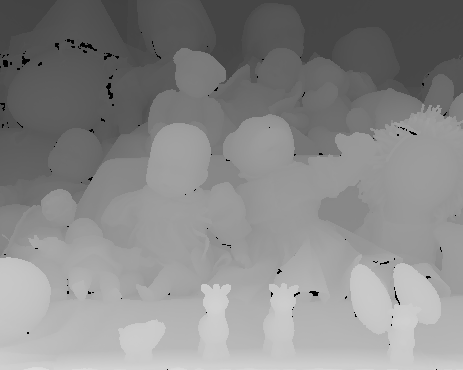
%> input picture lab5_3d/Images/ground.png, 463 x 370 px
$ octave ex2.m   (GNU Octave 9; MATLAB toolbox functions it lacks are replaced by stand-ins)
%> lines starting %> are read from the running program, lines starting %| are printed output that depends on the picture; in (x1, y1, x2, y2) boxes, pixels count from 0 and x2, y2 are one past the last pixel; in counts of white or black regions, pixels touching at a corner belong together; the program's own positions count from 1
### lab5_3d/Matlab/DepthCompute.m
function [ DepthMap] = DepthCompute (disp, B, f )
    disp(disp == 0) = 1;
    DepthMap = f*B./disp;
end

### lab5_3d/Matlab/ex2.m
im = imread('../Images/ground.png');
%> im is the input picture: size 370x463 uint8; min 0, max 221, mean 137
im2 = imread('../Images/view1.png');
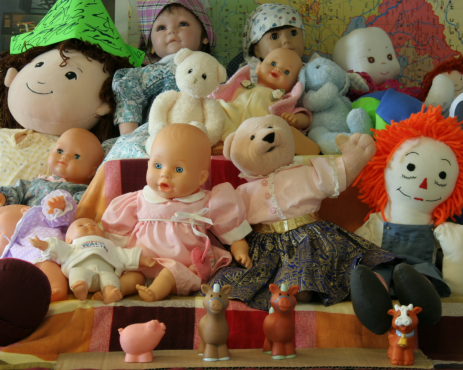
%> input picture lab5_3d/Images/view1.png, 463 x 370 px
%> im2 is the input picture: size 370x463x3 uint8; mean R, G, B 120.9, 98.7, 73

%%Convert the disperity map into a depth map
depthMap = 255 - DepthCompute(im,30,600);
%> in DepthCompute, `disp(disp == 0) = 1;`: disp: size 370x463 uint8; 0.4% of pixels changed, all inside (x1, y1, x2, y2) = (0, 32, 456, 370)
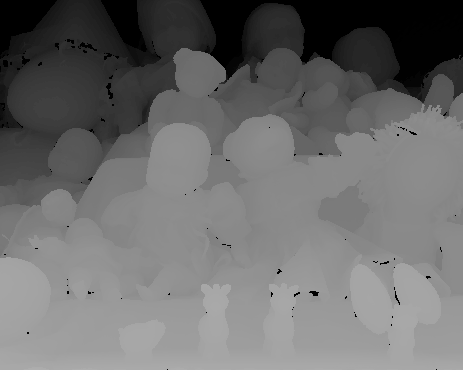
%> depthMap: size 370x463 uint8; min 0, max 174, mean 108.3
subplot(2,2,1);
imshow(depthMap);
title('Original depthmap');

%%Plot the image in 3d with the previously created depthmap. Applying a
%%medianfilter to remove noise for a better result.
subplot(2,2,2);
warp(medfilt2(depthMap,[9 9]),im2);
%> (this line was passed over: warp is not available in this run)
rotate3d on
title('3d plot based on depthmap');

%Plot the histogram of the depthmap.
subplot(2,2,3);
imhist(depthMap);
title('Histogram of depthmap');
%Descretizing the depthmap into three depths and assigning each of them a
%color depending on distance.

subplot(2,2,4);

[rows, cols] = size(depthMap);
%> rows = 370; cols = 463
depthMapColor = uint8(zeros(rows,cols,3));

threshold_1 = 66;
threshold_2 = 117;

depthMapTemp = zeros(rows, cols);
depthMapTemp(depthMap <  threshold_1) = 255;
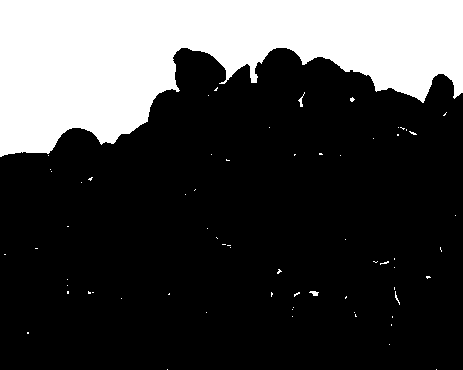
%> depthMapTemp: size 370x463 double; 25.7% white; 67 white regions (63 under 20 px), largest, box (x1, y1, x2, y2) and area: (0, 0, 463, 157) 43658, (298, 92, 305, 107) 32, (309, 291, 319, 296) 32, (395, 291, 400, 305) 21
depthMapColor(:,:,3) = depthMapTemp;

depthMapTemp = zeros(rows, cols);
depthMapTemp(depthMap >= threshold_1 & depthMap < threshold_2) = 255;
%> depthMapTemp: size 370x463 double; 14.4% white; 5 white regions (4 under 20 px), largest, box (x1, y1, x2, y2) and area: (0, 48, 463, 215) 24618
depthMapColor(:,:,2) = depthMapTemp;
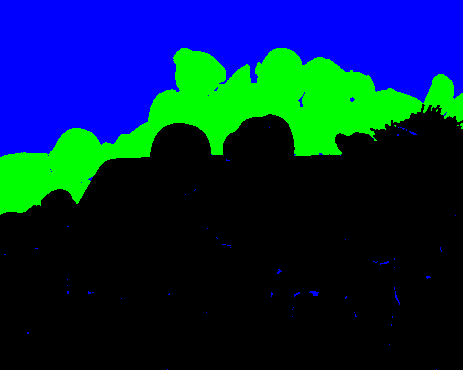
%> depthMapColor: size 370x463x3 uint8; mean R, G, B 0, 36.7, 65.5

depthMapTemp = zeros(rows, cols);
depthMapTemp(depthMap >= threshold_2) = 255;
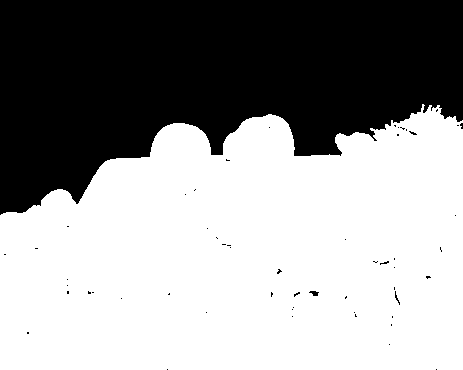
%> depthMapTemp: size 370x463 double; 59.9% white; 56 black regions (53 under 20 px), largest, box (x1, y1, x2, y2) and area: (0, 0, 463, 215) 68366, (309, 291, 319, 296) 32, (395, 291, 400, 305) 21
depthMapColor(:,:,1) = depthMapTemp;
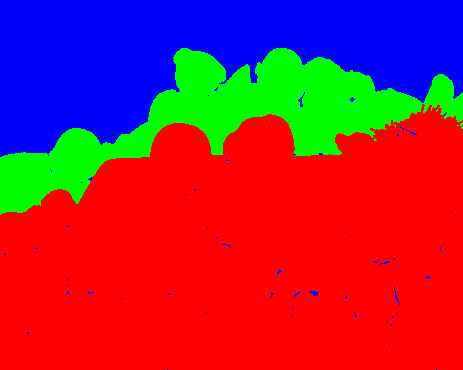
%> depthMapColor: size 370x463x3 uint8; mean R, G, B 152.9, 36.7, 65.5

imshow(depthMapColor);
title('Quantized depthmap');
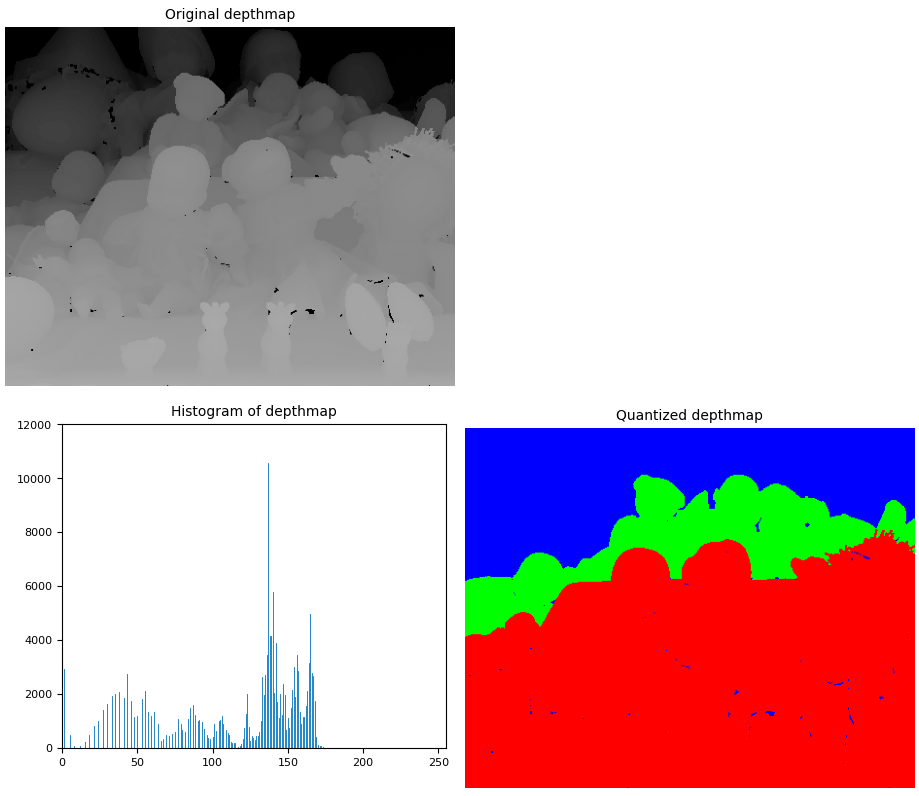
%> figure redrawn from the program's plot data, 3 panels

%% d) The depths in each segment seems to be Gaussian distributed.
%%By choosing the number of quantizer steps we wanted it should be fairly
%%simple to write an algorithm that autocorrelates a Gaussian distribution
%%with the histogram and thus finds the mean of each depth. The best
%%solution would then by to put the thresholds exactly in the middle of the
%%Gaussian distributions. By doing this you minimize the Euclidean distance
%%between a sampled depth and its correct Gaussian distribution, maximizing
%%your probability of setting the thresholds correctly.
